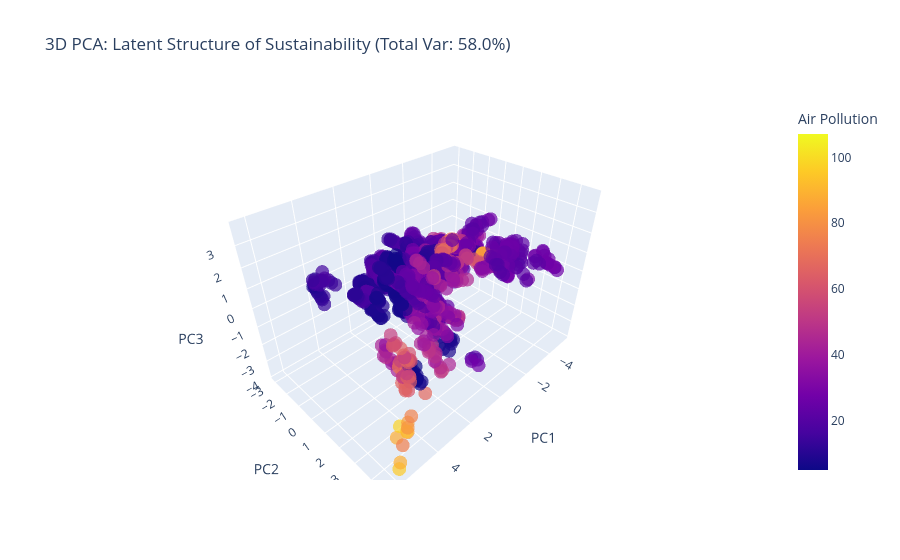

Write notebook code for a chart like this one.
### Markdown cell above
## **Part D: Dimensionality Reduction for Regression**

### Code cell
from sklearn.decomposition import PCA
import plotly.express as px 

scaler = StandardScaler()
X_scaled = scaler.fit_transform(df[pure_features])

# 3D first 
pca = PCA(n_components=3)
X_pca = pca.fit_transform(X_scaled)

explained_var = pca.explained_variance_ratio_
total_var = sum(explained_var) * 100
print(f"Explained Variance by 3 Components: {total_var:.2f}%")
for i, var in enumerate(explained_var):
    print(f"  PC{i+1}: {var*100:.2f}%")


pca_df = pd.DataFrame(X_pca, columns=['PC1', 'PC2', 'PC3'])
pca_df['pm25'] = df['pm25'].values
pca_df['Country'] = df['country'].values #

fig = px.scatter_3d(pca_df, x='PC1', y='PC2', z='PC3',
                    color='pm25', 
                    title=f"3D PCA: Latent Structure of Sustainability (Total Var: {total_var:.1f}%)",
                    labels={'pm25': 'Air Pollution'},
                    opacity=0.7)
fig.show()
# plt.savefig('f12.png', dpi=600)

### Figure 1 — Plotly figure (JSON) as saved in the notebook; plotly's stock layout.template omitted (floating-point values rounded to 4 significant figures; data arrays with more than 128 entries replaced by an {"elided": "..."} marker saying what was removed)
{"data": [{"hovertemplate": "PC1=%{x}<br>PC2=%{y}<br>PC3=%{z}<br>Air Pollution=%{marker.color}<extra></extra>", "legendgroup": "", "marker": {"color": {"elided": "1611 float values"}, "coloraxis": "coloraxis", "opacity": 0.7, "symbol": "circle"}, "mode": "markers", "name": "", "scene": "scene", "showlegend": false, "type": "scatter3d", "x": {"elided": "1611 float values"}, "y": {"elided": "1611 float values"}, "z": {"elided": "1611 float values"}}], "layout": {"coloraxis": {"colorbar": {"title": {"text": "Air Pollution"}}, "colorscale": [[0, "#0d0887"], [0.1111, "#46039f"], [0.2222, "#7201a8"], [0.3333, "#9c179e"], [0.4444, "#bd3786"], [0.5556, "#d8576b"], [0.6667, "#ed7953"], [0.7778, "#fb9f3a"], [0.8889, "#fdca26"], [1, "#f0f921"]]}, "legend": {"tracegroupgap": 0}, "scene": {"domain": {"x": [0, 1], "y": [0, 1]}, "xaxis": {"title": {"text": "PC1"}}, "yaxis": {"title": {"text": "PC2"}}, "zaxis": {"title": {"text": "PC3"}}}, "title": {"text": "3D PCA: Latent Structure of Sustainability (Total Var: 58.0%)"}}}
